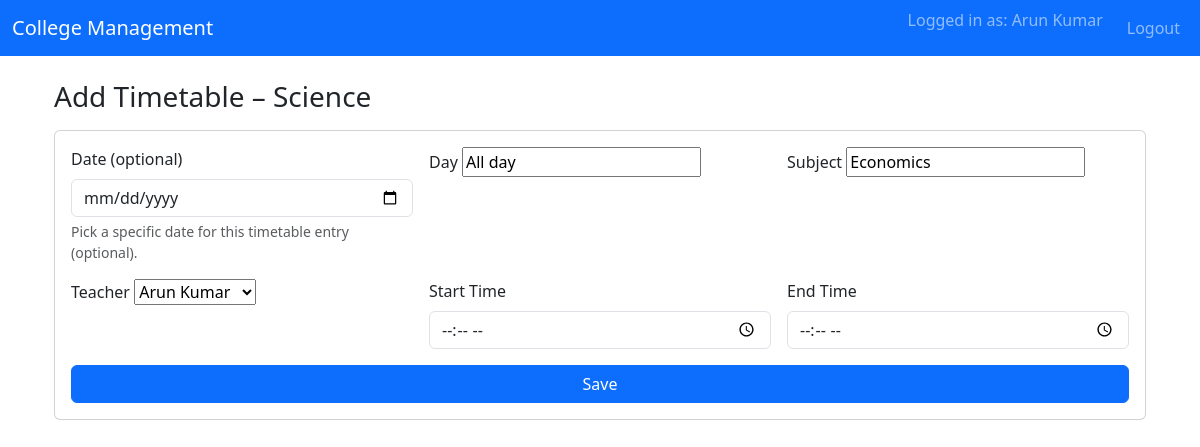
/timetable/2/4/edit/ (signed in), run on an earlier commit of the app's database.
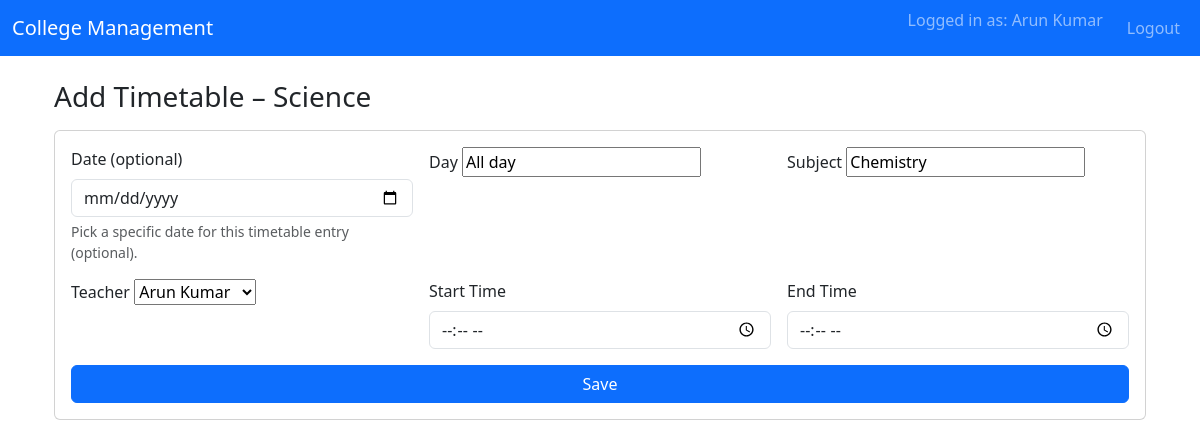
And on a later commit of the database.
### students/models.py (models this page shows, shortened)
class TimeTable(models.Model):
    department = models.ForeignKey(Department, on_delete=models.CASCADE)
    day = models.CharField(max_length=20)
    start_time = models.TimeField()
    end_time = models.TimeField()
    subject = models.CharField(max_length=200)
    teacher = models.ForeignKey(Teacher, on_delete=models.SET_NULL, null=True, blank=True)

### students/views.py (the view)
# urls.py: path('timetable/<int:dept_id>/<int:tt_id>/edit/', views.edit_timetable, name='edit_timetable'),
@login_required
@user_passes_test(lambda u: is_teacher(u) or is_admin(u))
def edit_timetable(request, dept_id, tt_id):
    department = get_object_or_404(Department, id=dept_id)
    tt = get_object_or_404(TimeTable, id=tt_id, department=department)
    if request.method == 'POST':
        form = TimeTableForm(request.POST, instance=tt)
        if form.is_valid():
            obj = form.save(commit=False)
            obj.department = department
            if hasattr(request.user, 'teacher'):
                try:
                    obj.teacher = request.user.teacher
                except Exception:
                    pass
            overlap_qs = TimeTable.objects.filter(
                department=department,
                day=obj.day,
                start_time__lt=obj.end_time,
                end_time__gt=obj.start_time
            ).exclude(id=tt.id)
            if overlap_qs.exists():
                conflict = overlap_qs.first()
                messages.error(
                    request,
                    f"Time conflict with existing class: "
                    f"{getattr(conflict, 'subject', 'Unknown')} "
                    f"({conflict.start_time} - {conflict.end_time})."
                )
            else:
                obj.save()
                messages.success(request, "Timetable entry updated successfully.")
                return redirect('view_timetable', dept_id=department.id)
        else:
            messages.error(request, "Please correct the errors below.")
    else:
        form = TimeTableForm(instance=tt)
    return render(request, 'add_timetable.html', {
        'form': form,
        'department': department,
        'is_edit': True,
        'timetable_entry': tt,
    })

### students/forms.py
class TimeTableForm(forms.ModelForm):
    class Meta:
        model = TimeTable
        fields = ['department', 'day', 'start_time', 'end_time', 'subject', 'teacher']

### students/models.py (called while the page is built)
    def __str__(self):
        return self.user.get_full_name() or self.user.username

### students/views.py (called while the page is built)
def is_teacher(user):
    return hasattr(user, 'teacher')

### students/templates/add_timetable.html (shortened to what this page needs)
{% extends 'base.html' %}
{% block content %}
<div class="container mt-4">
  <h3 class="mb-3">Add Timetable – {{ department.name }}</h3>
  <div class="card">
    <div class="card-body">
      <form method="post" class="row g-3">
        <div class="col-md-4">
          <label for="id_date" class="form-label">Date (optional)</label>
          <input id="id_date" name="date" type="date" class="form-control">
          <div class="form-text">Pick a specific date for this timetable entry (optional).</div>
        </div>
        <div class="col-md-4">
          <label class="form-label">Day</label>
          {{ form.day }}
        </div>
        <div class="col-md-4">
          <label class="form-label">Subject</label>
          {{ form.subject }}
        </div>
        <div class="col-md-4">
          <label class="form-label">Teacher</label>
          {{ form.teacher }}
        </div>
        <div class="col-md-4">
          <label for="id_start_time" class="form-label">Start Time</label>
          <input id="id_start_time" name="start_time" type="time" step="60" class="form-control" required>
        </div>
        <div class="col-md-4">
          <label for="id_end_time" class="form-label">End Time</label>
          <input id="id_end_time" name="end_time" type="time" step="60" class="form-control" required>
        </div>
        <div class="col-12">
          <button type="submit" class="btn btn-primary w-100">Save</button>
        </div>
      </form>
    </div>
  </div>
</div>
{% endblock %}

What changed in the data, as far as the page shows it:
changed TimeTable "All day": subject "Economics" → "Chemistry"
